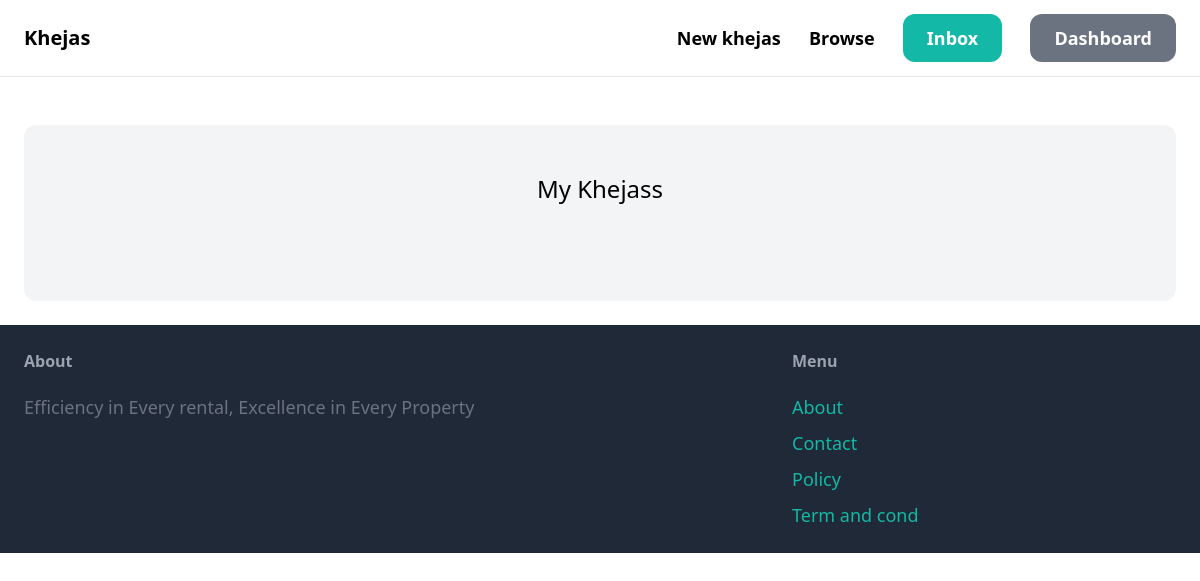
Page /dashboard/ (signed in) on the earlier database version.
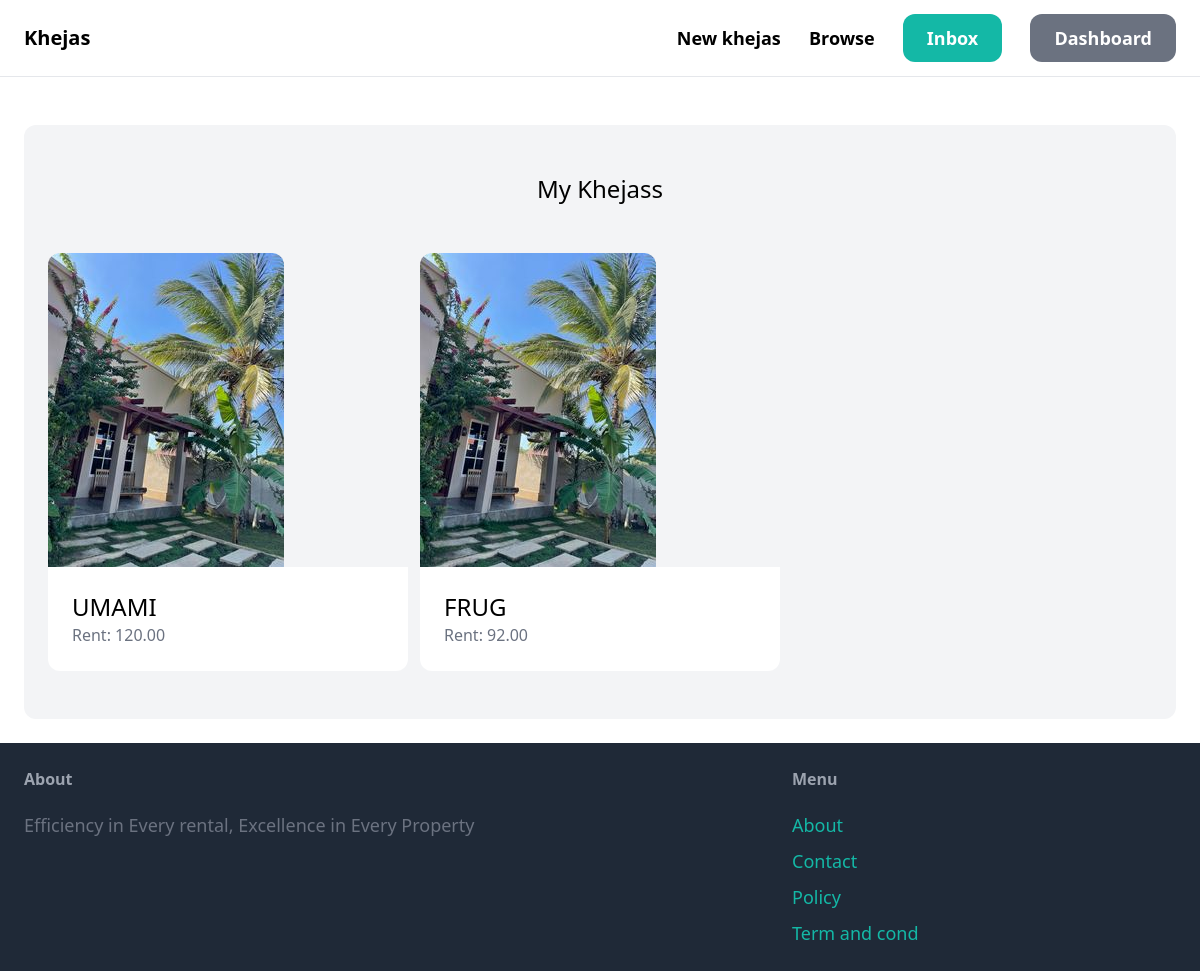
Same page on the later database version.
### khejas/models.py (models this page shows, shortened)
class Khejas(models.Model):
    category = models.ForeignKey(Category, related_name='khejass', on_delete=models.CASCADE)
    name = models.CharField(max_length=255)
    description = models.TextField(blank=True, null=True)
    rent = models.DecimalField(max_digits=5, decimal_places=2)
    image = models.ImageField(upload_to='khejas_images', blank=True, null=True)
    is_vacant = models.BooleanField(default=False)
    created_by = models.ForeignKey(User, related_name='khejass', on_delete=models.CASCADE)
    created_at = models.DateTimeField(auto_now_add=True)

### dashboard/views.py (the view)
# urls.py: path('', views.index, name='index'),
@login_required
def index(request):
    khejass = Khejas.objects.filter(created_by=request.user)
    return render(request, 'dashboard/index.html', {
        'khejass': khejass,
    })

### dashboard/templates/dashboard/index.html (shortened to what this page needs)
{% extends 'core/base.html' %}
{% block content %}
    <div class="mt-6 px-6 py-12 bg-gray-100 rounded-xl">
        <h2 class="mb-12 text-2xl text-center">My Khejass</h2>
        <div class="grid grid-cols-3 gap-3">
            {% for khejas in khejass %}
                <div>
                    <a href="{% url 'khejas:detail' khejas.id %}">
                        <div>
                            {% if khejas.image and khejas.image.exists %}
                                <img src="{{ khejas.image.url }}" class="rounded-t-xl">
                            {% else %}
                                <img src="khejas/media/image.jpg" class="rounded-t-xl" alt="Default Image">
                            {% endif %}
                        </div>
                        <div class="p-6 bg-white rounded-b-xl">
                            <h2 class="text-2xl">{{ khejas.name }}</h2>
                            <p class="text-gray-500">Rent: {{ khejas.rent }}</p>
                        </div>
                    </a>
                </div>
            {% endfor %}
        </div>
    </div>
{% endblock %}

Differences in the rows shown:
added Khejas: name "UMAMI", rent "120.00"
added Khejas: name "FRUG", rent "92.00"
